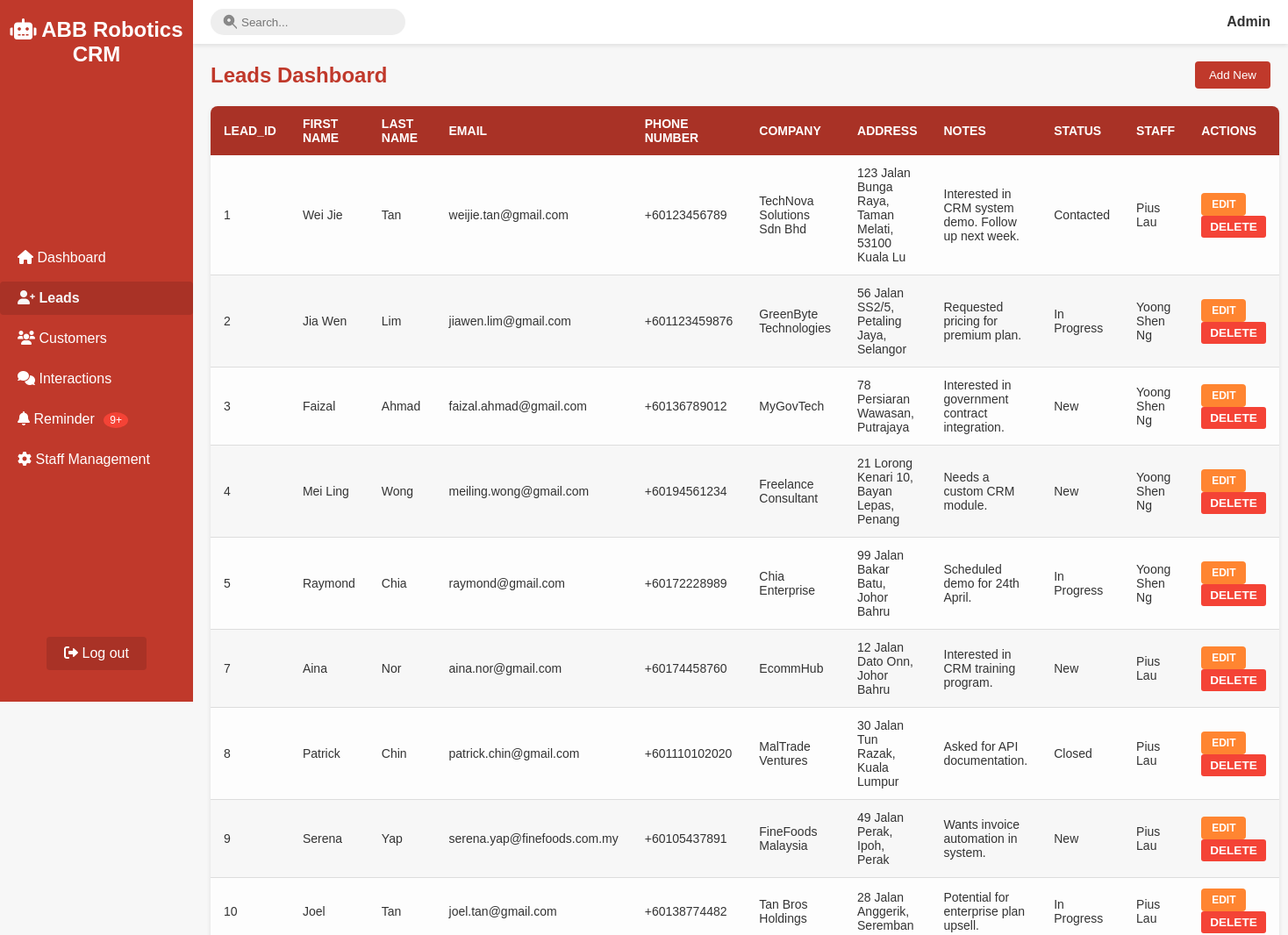
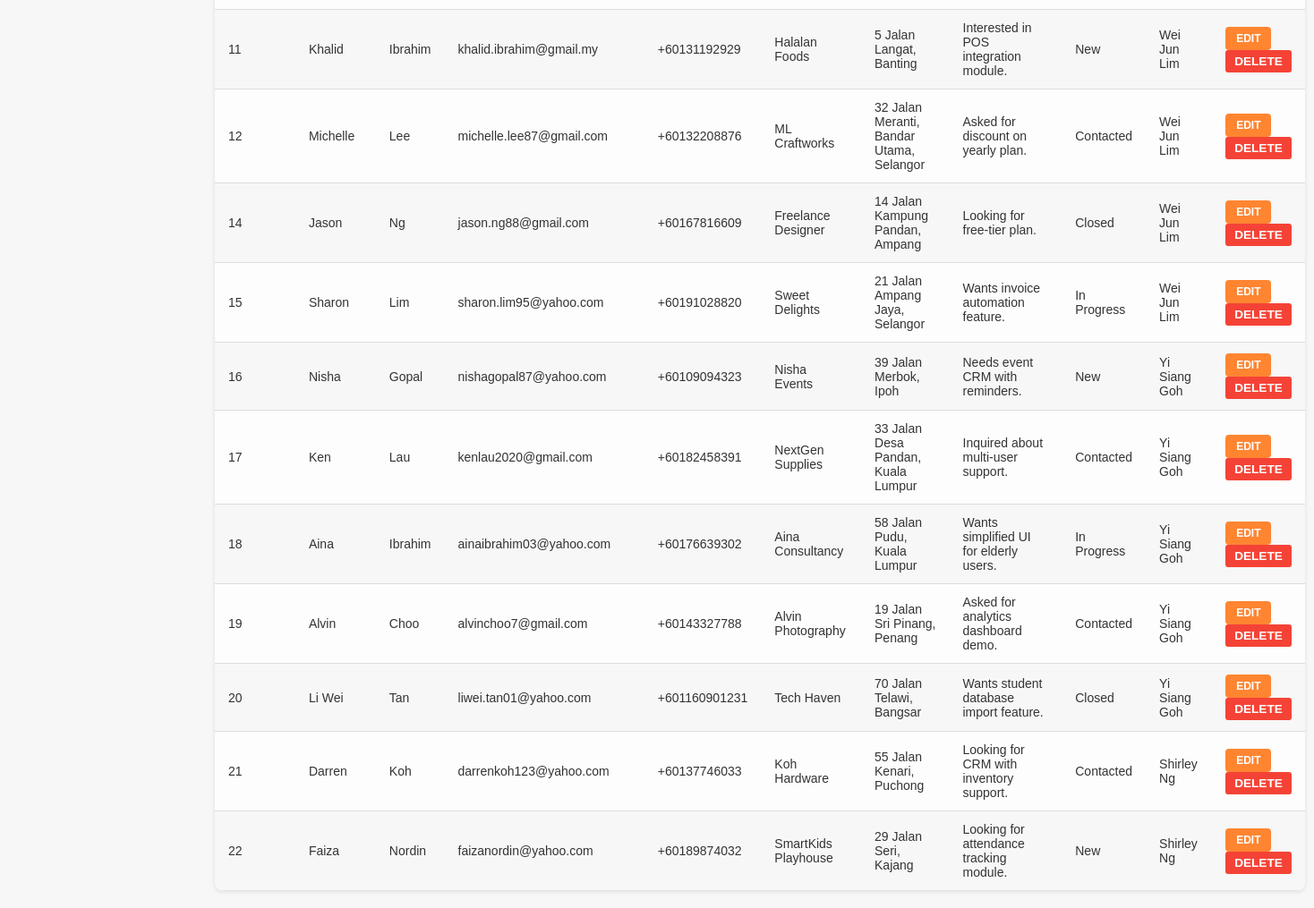
/COMP1044_SRC/COMP1044_SRC/LeadPage.php (signed in), run on the app's committed database (2 pictures, top to bottom).
### tables this page shows
CREATE TABLE `lead` (
  `Lead_ID` int(11) NOT NULL,
  `Last_Name` varchar(50) NOT NULL,
  `First_Name` varchar(50) NOT NULL,
  `Email` varchar(50) DEFAULT NULL,
  `Address` varchar(50) DEFAULT NULL,
  `Company` varchar(50) NOT NULL,
  `Notes` varchar(100) DEFAULT NULL,
  `Status` varchar(50) NOT NULL,
  `Phone_Number` varchar(20) DEFAULT NULL,
  `Staff_ID` int(11) DEFAULT NULL
);

CREATE TABLE `staff` (
  `Staff_ID` int(11) NOT NULL,
  `Role_ID` int(11) NOT NULL,
  `Username` varchar(50) NOT NULL,
  `Password` varchar(50) NOT NULL,
  `Email` varchar(50) DEFAULT NULL,
  `First_Name` varchar(50) NOT NULL,
  `Last_Name` varchar(50) NOT NULL,
  `Address` varchar(50) DEFAULT NULL
);

### COMP1044_SRC/COMP1044_SRC/LeadPage.php (the view, shortened to what this page needs)
<?php
$servername = "localhost";
$username   = "root";
$password   = "";
$dbname     = "comp1044_database";
$conn = new mysqli($servername, $username, $password, $dbname);
$roleTitle = $_SESSION["Role_Title"];
$primaryKey = 'Lead_ID';
$columns = [
    'First_Name',
    'Last_Name',
    'Email',
    'Phone_Number',
    'Company',
    'Address',
    'Notes',
    'Status'
];
if ($roleTitle === "Admin") {
    $sql = "SELECT lead.*, staff.First_Name AS Staff_First_Name, staff.Last_Name AS Staff_Last_Name
            FROM lead
            LEFT JOIN staff ON lead.Staff_ID = staff.Staff_ID
            ORDER BY Lead_ID ASC";
    $result = $conn->query($sql);
}
?>
<!DOCTYPE html>
<html lang="en">
<head>
  <link rel="stylesheet" href="home.css" />
  <link rel="stylesheet" href="https://cdnjs.cloudflare.com/ajax/libs/font-awesome/6.0.0-beta3/css/all.min.css" />
</head>
<body>
  <?php include 'sidebar.php'; ?>
  <div class="main-content">
    <header>
      <div class="search-wrapper">
        <form method="get" action="Search.php">
          <input type="search" name="q" placeholder="Search..." />
        </form>
      </div>
      <div class="username"><b><?php echo htmlspecialchars($roleTitle); ?></b></div>
    </header>
    <main>
      <div class="dashboard-header">
        <h2>Leads Dashboard</h2>
        <button onclick="window.location.href='manageEntity.php?type=lead'">Add New</button>
      </div>
      <table>
          <thead>
              <tr>
                  <th><?php echo $primaryKey; ?></th>
                  <?php foreach ($columns as $col): ?>
                      <th><?php echo ucfirst(str_replace('_', ' ', $col)); ?></th>
                  <?php endforeach; ?>
                  <?php if ($roleTitle === "Admin"): ?>
                      <th>Staff</th>
                  <?php endif; ?>
                  <th>Actions</th>
              </tr>
          </thead>
          <tbody>
              <?php
              if ($result && $result->num_rows > 0):
                  while ($row = $result->fetch_assoc()):
              ?>
                  <tr>
                      <td><?php echo htmlspecialchars($row[$primaryKey]); ?></td>
                      <?php foreach ($columns as $col): ?>
                          <td><?php echo htmlspecialchars($row[$col]); ?></td>
                      <?php endforeach; ?>
                      <?php if ($roleTitle === "Admin"): ?>
                          <td>
                              <?php
                              $staffName = trim($row['Staff_First_Name'] . ' ' . $row['Staff_Last_Name']);
                              echo !empty($staffName) ? htmlspecialchars($staffName) : 'Unassigned';
                              ?>
                          </td>
                      <?php endif; ?>
                      <td>
                          <button class="btn-edit" onclick="window.location.href='manageEntity.php?type=lead&action=edit&id=<?php echo $row[$primaryKey]; ?>'">Edit</button>
                          <button class="btn-delete" onclick="if(confirm('Are you sure you want to delete this record?')) window.location.href='manageEntity.php?type=lead&action=delete&id=<?php echo $row[$primaryKey]; ?>'">Delete</button>
                      </td>
                  </tr>
              <?php
                  endwhile;
              else:
              ?>
                  <tr>
                      <td colspan="<?php echo count($columns) + ($roleTitle === "Admin" ? 3 : 2); ?>">No records found.</td>
                  </tr>
              <?php endif; ?>
          </tbody>
      </table>
    </main>
  </div>
</body>
</html>

### COMP1044_SRC/COMP1044_SRC/home.css (style rules this page uses)
* { margin: 0; padding: 0; box-sizing: border-box; }
body { font-family: Arial, sans-serif; background-color: #f7f7f7; color: #333; }
.main-content { margin-left: 220px; min-height: 100vh; display: flex; flex-direction: column; }
header { display: flex; justify-content: space-between; align-items: center; background-color: #fff; padding: 10px 20px; box-shadow: 0 2px 5px rgba(0, 0, 0, 0.1); }
.search-wrapper { display: flex; align-items: center; background-color: #eee; padding: 5px 10px; border-radius: 20px; }
.search-wrapper input { border: none; background: transparent; outline: none; margin-left: 5px; }
main { flex-grow: 1; padding: 20px; }
.dashboard-header { display: flex; justify-content: space-between; align-items: center; margin-bottom: 20px; }
.dashboard-header h2 { font-size: 1.5rem; margin: 0; color: #c0392b; }
.dashboard-header button { padding: 8px 16px; background-color: #c0392b; color: #fff; border: none; border-radius: 4px; cursor: pointer; transition: background 0.3s; }
table { width: 100%; border-collapse: collapse; background-color: #fff; box-shadow: 0 2px 5px rgba(0, 0, 0, 0.1); border-radius: 8px; overflow: hidden; }
thead { background-color: #a93226; }
thead tr th { padding: 12px 15px; text-align: left; color: #fff; font-weight: bold; font-size: 14px; text-transform: uppercase; }
tbody tr { background-color: #fdfdfd; transition: background-color 0.3s ease; }
tbody tr:nth-child(even) { background-color: #f7f7f7; }
tbody tr td { padding: 12px 15px; border-bottom: 1px solid #ddd; color: #333; font-size: 14px; }
tbody tr:last-child td { border-bottom: none; }
.btn-edit, .btn-delete { padding: 6px 12px; border: none; border-radius: 4px; cursor: pointer; font-size: 12px; font-weight: bold; text-transform: uppercase; transition: background-color 0.3s ease, transform 0.2s ease; }
.btn-edit { background-color: #ff8531; color: #fff; }
.btn-delete { background-color: #c0392b; color: #fff; }
button { background-color: #c0392b; color: white; border: none; padding: 10px 15px; border-radius: 5px; cursor: pointer; transition: background-color 0.3s ease, transform 0.2s ease; }
html { scroll-behavior: smooth; }
.dashboard-header { animation: fadeIn 1s ease-in; }
.btn-delete, .btn-mark-read, .btn-mark-unread { padding: 5px 10px; border: none; border-radius: 3px; cursor: pointer; font-size: 0.85rem; white-space: nowrap; }
.btn-delete { background-color: #f44336; color: white; }

### data on the page
lead: Lead_ID "1", First_Name "Wei Jie", Last_Name "Tan", Email "weijie.tan@gmail.com", Phone_Number "+60123456789", Company "TechNova Solutions Sdn Bhd", Address "123 Jalan Bunga Raya, Taman Melati, 53100 Kuala Lu", Notes "Interested in CRM system demo. Follow up next week.", Status "Contacted", Staff_ID.Last_Name "Pius Lau"
lead: Lead_ID "2", First_Name "Jia Wen", Last_Name "Lim", Email "jiawen.lim@gmail.com", Phone_Number "+601123459876", Company "GreenByte Technologies", Address "56 Jalan SS2/5, Petaling Jaya, Selangor", Notes "Requested pricing for premium plan.", Status "In Progress", Staff_ID.Last_Name "Yoong Shen Ng"
lead: Lead_ID "3", First_Name "Faizal", Last_Name "Ahmad", Email "faizal.ahmad@gmail.com", Phone_Number "+60136789012", Company "MyGovTech", Address "78 Persiaran Wawasan, Putrajaya", Notes "Interested in government contract integration.", Status "New", Staff_ID.Last_Name "Yoong Shen Ng"
lead: Lead_ID "4", First_Name "Mei Ling", Last_Name "Wong", Email "meiling.wong@gmail.com", Phone_Number "+60194561234", Company "Freelance Consultant", Address "21 Lorong Kenari 10, Bayan Lepas, Penang", Notes "Needs a custom CRM module.", Status "New", Staff_ID.Last_Name "Yoong Shen Ng"
lead: Lead_ID "5", First_Name "Raymond", Last_Name "Chia", Email "raymond@gmail.com", Phone_Number "+60172228989", Company "Chia Enterprise", Address "99 Jalan Bakar Batu, Johor Bahru", Notes "Scheduled demo for 24th April.", Status "In Progress", Staff_ID.Last_Name "Yoong Shen Ng"
lead: Lead_ID "7", First_Name "Aina", Last_Name "Nor", Email "aina.nor@gmail.com", Phone_Number "+60174458760", Company "EcommHub", Address "12 Jalan Dato Onn, Johor Bahru", Notes "Interested in CRM training program.", Status "New", Staff_ID.Last_Name "Pius Lau"
lead: Lead_ID "8", First_Name "Patrick", Last_Name "Chin", Email "patrick.chin@gmail.com", Phone_Number "+601110102020", Company "MalTrade Ventures", Address "30 Jalan Tun Razak, Kuala Lumpur", Notes "Asked for API documentation.", Status "Closed", Staff_ID.Last_Name "Pius Lau"
lead: Lead_ID "9", First_Name "Serena", Last_Name "Yap", Email "serena.yap@finefoods.com.my", Phone_Number "+60105437891", Company "FineFoods Malaysia", Address "49 Jalan Perak, Ipoh, Perak", Notes "Wants invoice automation in system.", Status "New", Staff_ID.Last_Name "Pius Lau"
lead: Lead_ID "10", First_Name "Joel", Last_Name "Tan", Email "joel.tan@gmail.com", Phone_Number "+60138774482", Company "Tan Bros Holdings", Address "28 Jalan Anggerik, Seremban", Notes "Potential for enterprise plan upsell.", Status "In Progress", Staff_ID.Last_Name "Pius Lau"
lead: Lead_ID "11", First_Name "Khalid", Last_Name "Ibrahim", Email "khalid.ibrahim@gmail.my", Phone_Number "+60131192929", Company "Halalan Foods", Address "5 Jalan Langat, Banting", Notes "Interested in POS integration module.", Status "New", Staff_ID.Last_Name "Wei Jun Lim"
lead: Lead_ID "12", First_Name "Michelle", Last_Name "Lee", Email "michelle.lee87@gmail.com", Phone_Number "+60132208876", Company "ML Craftworks", Address "32 Jalan Meranti, Bandar Utama, Selangor", Notes "Asked for discount on yearly plan.", Status "Contacted", Staff_ID.Last_Name "Wei Jun Lim"
lead: Lead_ID "14", First_Name "Jason", Last_Name "Ng", Email "jason.ng88@gmail.com", Phone_Number "+60167816609", Company "Freelance Designer", Address "14 Jalan Kampung Pandan, Ampang", Notes "Looking for free-tier plan.", Status "Closed", Staff_ID.Last_Name "Wei Jun Lim"
lead: Lead_ID "15", First_Name "Sharon", Last_Name "Lim", Email "sharon.lim95@yahoo.com", Phone_Number "+60191028820", Company "Sweet Delights", Address "21 Jalan Ampang Jaya, Selangor", Notes "Wants invoice automation feature.", Status "In Progress", Staff_ID.Last_Name "Wei Jun Lim"
lead: Lead_ID "16", First_Name "Nisha", Last_Name "Gopal", Email "nishagopal87@yahoo.com", Phone_Number "+60109094323", Company "Nisha Events", Address "39 Jalan Merbok, Ipoh", Notes "Needs event CRM with reminders.", Status "New", Staff_ID.Last_Name "Yi Siang Goh"
lead: Lead_ID "17", First_Name "Ken", Last_Name "Lau", Email "kenlau2020@gmail.com", Phone_Number "+60182458391", Company "NextGen Supplies", Address "33 Jalan Desa Pandan, Kuala Lumpur", Notes "Inquired about multi-user support.", Status "Contacted", Staff_ID.Last_Name "Yi Siang Goh"
lead: Lead_ID "18", First_Name "Aina", Last_Name "Ibrahim", Email "ainaibrahim03@yahoo.com", Phone_Number "+60176639302", Company "Aina Consultancy", Address "58 Jalan Pudu, Kuala Lumpur", Notes "Wants simplified UI for elderly users.", Status "In Progress", Staff_ID.Last_Name "Yi Siang Goh"
lead: Lead_ID "19", First_Name "Alvin", Last_Name "Choo", Email "alvinchoo7@gmail.com", Phone_Number "+60143327788", Company "Alvin Photography", Address "19 Jalan Sri Pinang, Penang", Notes "Asked for analytics dashboard demo.", Status "Contacted", Staff_ID.Last_Name "Yi Siang Goh"
lead: Lead_ID "20", First_Name "Li Wei", Last_Name "Tan", Email "liwei.tan01@yahoo.com", Phone_Number "+601160901231", Company "Tech Haven", Address "70 Jalan Telawi, Bangsar", Notes "Wants student database import feature.", Status "Closed", Staff_ID.Last_Name "Yi Siang Goh"
lead: Lead_ID "21", First_Name "Darren", Last_Name "Koh", Email "darrenkoh123@yahoo.com", Phone_Number "+60137746033", Company "Koh Hardware", Address "55 Jalan Kenari, Puchong", Notes "Looking for CRM with inventory support.", Status "Contacted", Staff_ID.Last_Name "Shirley Ng"
lead: Lead_ID "22", First_Name "Faiza", Last_Name "Nordin", Email "faizanordin@yahoo.com", Phone_Number "+60189874032", Company "SmartKids Playhouse", Address "29 Jalan Seri, Kajang", Notes "Looking for attendance tracking module.", Status "New", Staff_ID.Last_Name "Shirley Ng"

### other printed values
$unreadBadge "9+"
$roleTitle "Admin"
$primaryKey "LEAD_ID"
str_replace('_', ' ', $col) "FIRST NAME"
str_replace('_', ' ', $col) "LAST NAME"
str_replace('_', ' ', $col) "EMAIL"
str_replace('_', ' ', $col) "PHONE NUMBER"
str_replace('_', ' ', $col) "COMPANY"
str_replace('_', ' ', $col) "ADDRESS"
str_replace('_', ' ', $col) "NOTES"
str_replace('_', ' ', $col) "STATUS"
